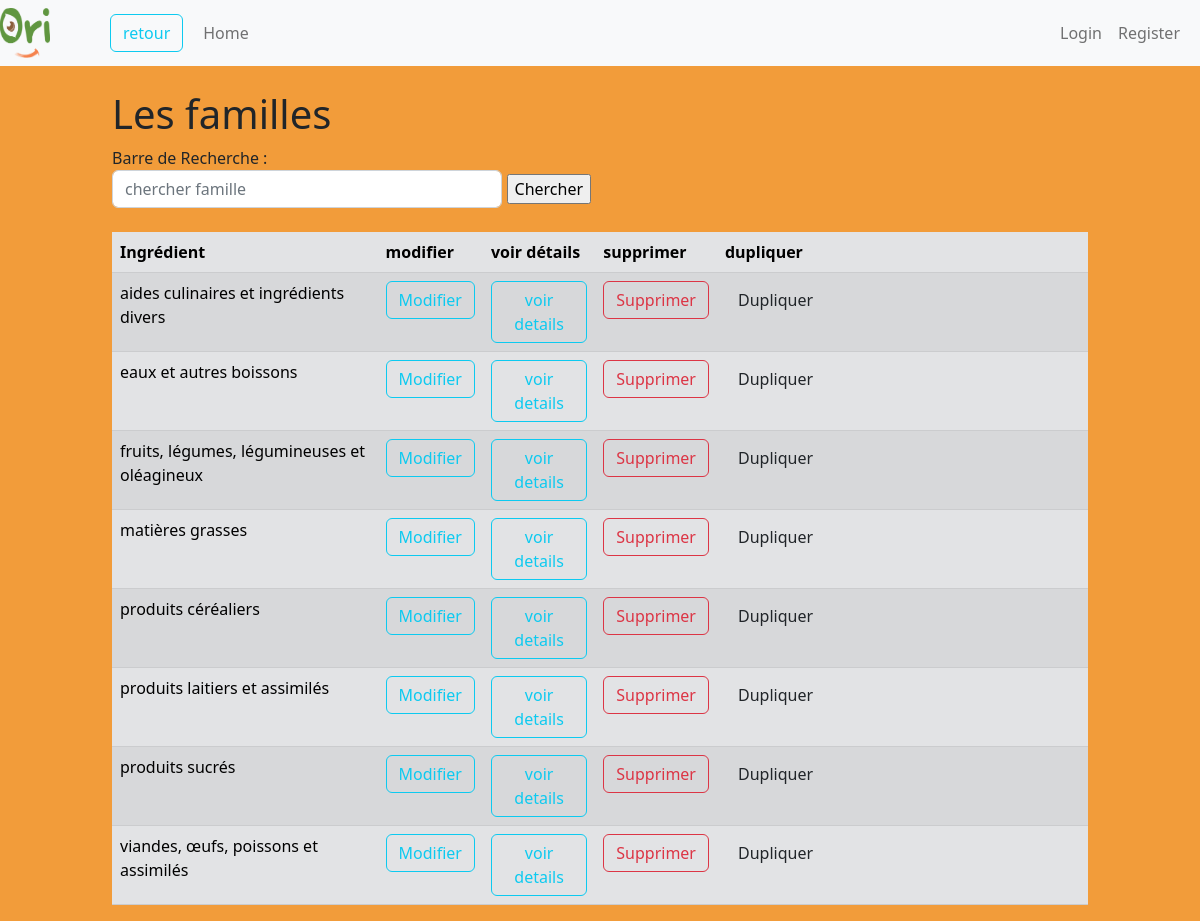
The page /familles/ on the database as committed earlier.
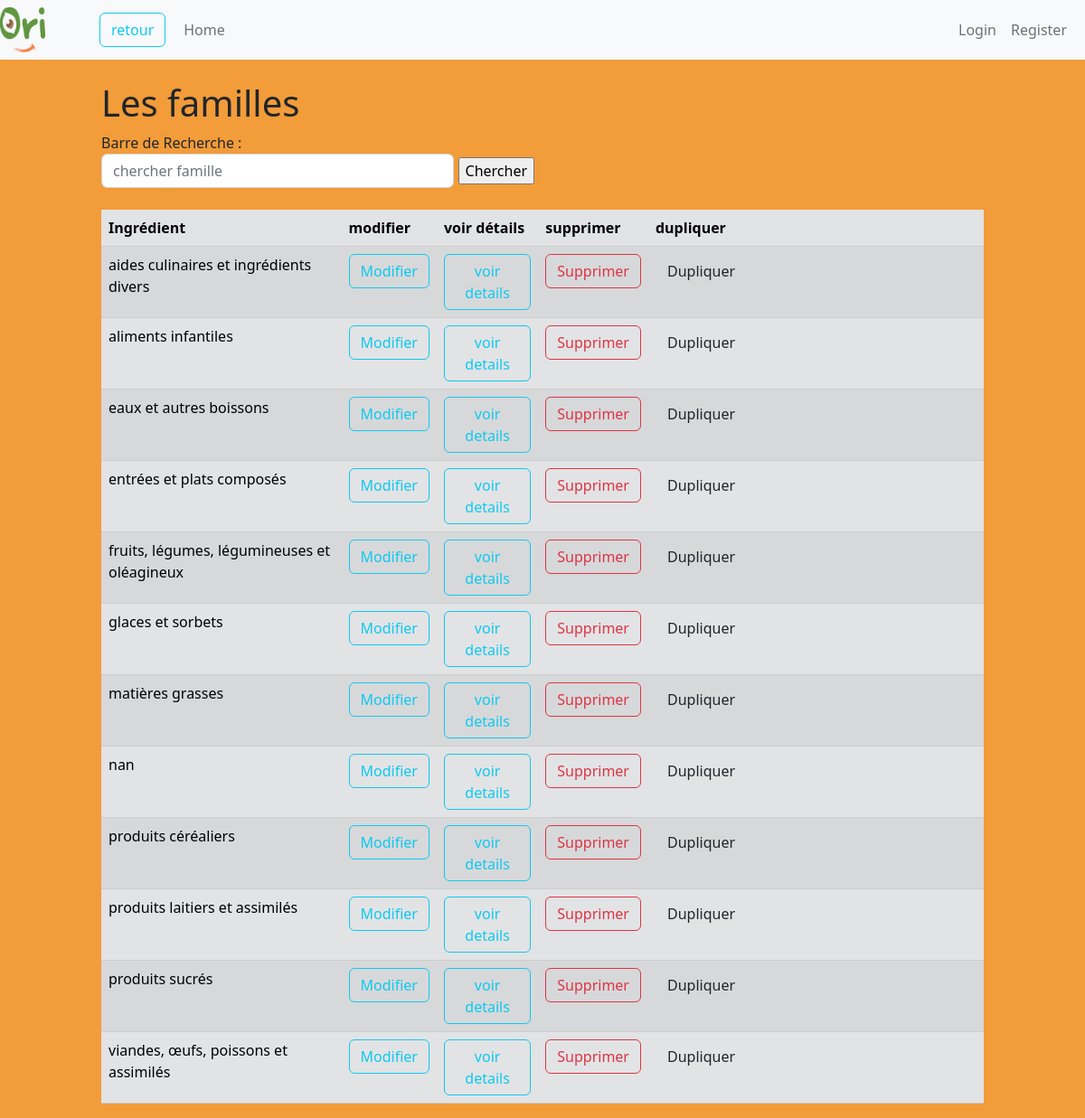
The same page on the database as committed later.
### recipe/models.py (models this page shows, shortened)
class Famille(models.Model):
    name = models.CharField(max_length=1000)

### recipe/views.py (the view, shortened to what this page needs)
# urls.py: path('familles/', views.Famille_view, name="familles-recipe"),
def Famille_view(request):
    if request.method == 'GET':
        familles = models.Famille.objects.all().order_by('name')
        context = {'familles': familles, 'familles_list':familles}
        return render(request, 'familles/familles.html', context)

### recipe/templates/familles/familles.html (shortened to what this page needs)
{% extends 'recipe/base.html' %}
{%block back%}
{%url "recipe-home" %}
{%endblock back%}
    {% block content %}
    <h1> Les familles </h1>
    <form action="" method="post">
        Barre de Recherche :
        <div>
            <input class="form-control" list ="famille_list" type="text" id='search_item' placeholder='chercher famille' aria-label='search' name='search' style='width:40%; display: inline-block'>
            <input class="btn-secondary" id="search_button" type="submit" name="search_button" value="Chercher" style="display: inline-block">
        </div>
        <br>
    </form>
    <div class="table-responsive-sm">
                <table class="table table-striped table-secondary">
                    <thead>
                        <tr>
                            <th scope="col"> Ingrédient </th>
                            <th scope="col"> modifier </th>
                            <th scope="col"> voir détails </th>
                            <th scope="col"> supprimer</th>
                            <th scope="col"> dupliquer</th>
                        </tr>
                    </thead>
                    <tbody>
    {% for famille in familles %}
    <tr>
                <td> {{famille.name}} </td>
                <td> <a class="btn btn-outline-info" href="{% url 'familles-update' famille.id %}">Modifier</a></td>
                <td> <a class="btn btn-outline-info" href="{% url 'famille-ingredients' famille.id %}">voir details</a></td>
                <td> <a class="btn btn-outline-danger" href="{% url 'familles-delete' famille.id %}">Supprimer</a>  </td>
                <td>
                    <form action="" method="post">
                        <input class="btn" id="submit_button" type="submit" name="submit_id" value="Dupliquer">
                    </form>
        </td>
    </tr>
    {%endfor%}
                    </tbody>
                </table>
    {% endblock content%}

Rows that differ between the two databases and show on the page:
added Famille: name "aliments infantiles"
added Famille: name "entrées et plats composés"
added Famille: name "glaces et sorbets"
added Famille: name "nan"
